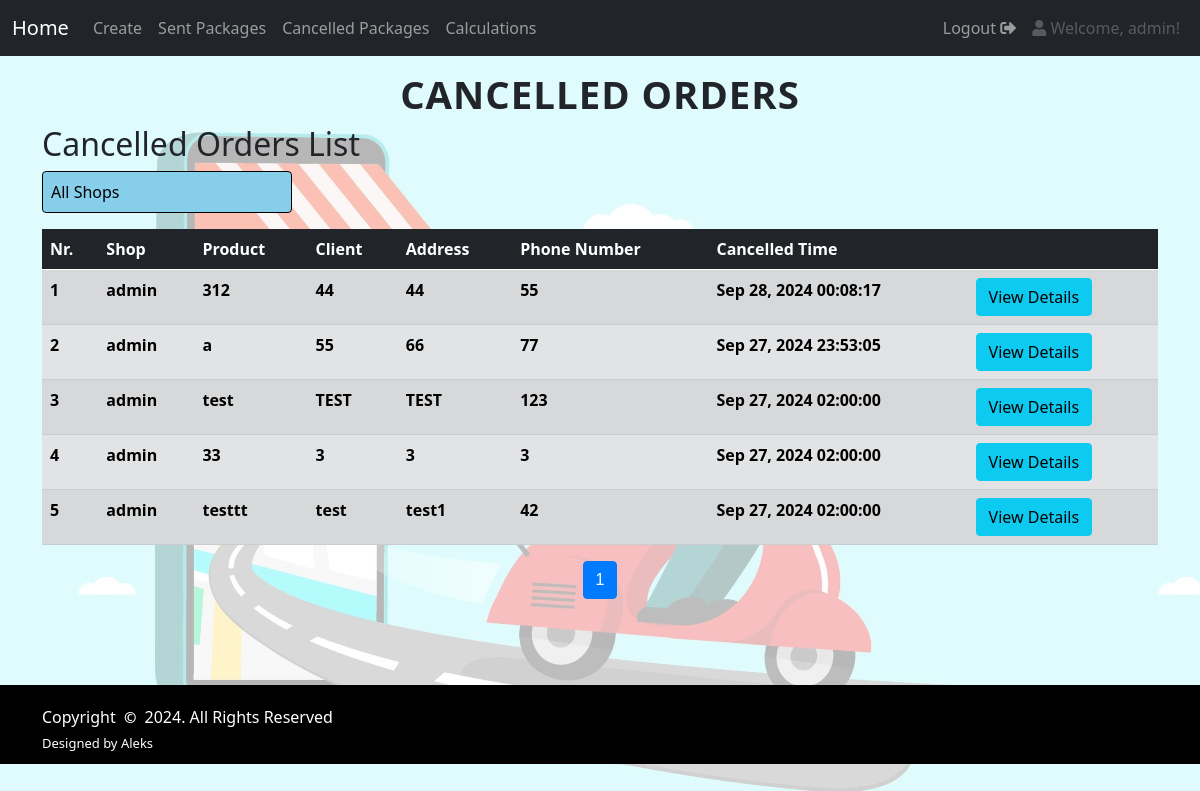
Page /core/cancelled_packages/ (signed in) on the earlier database version.
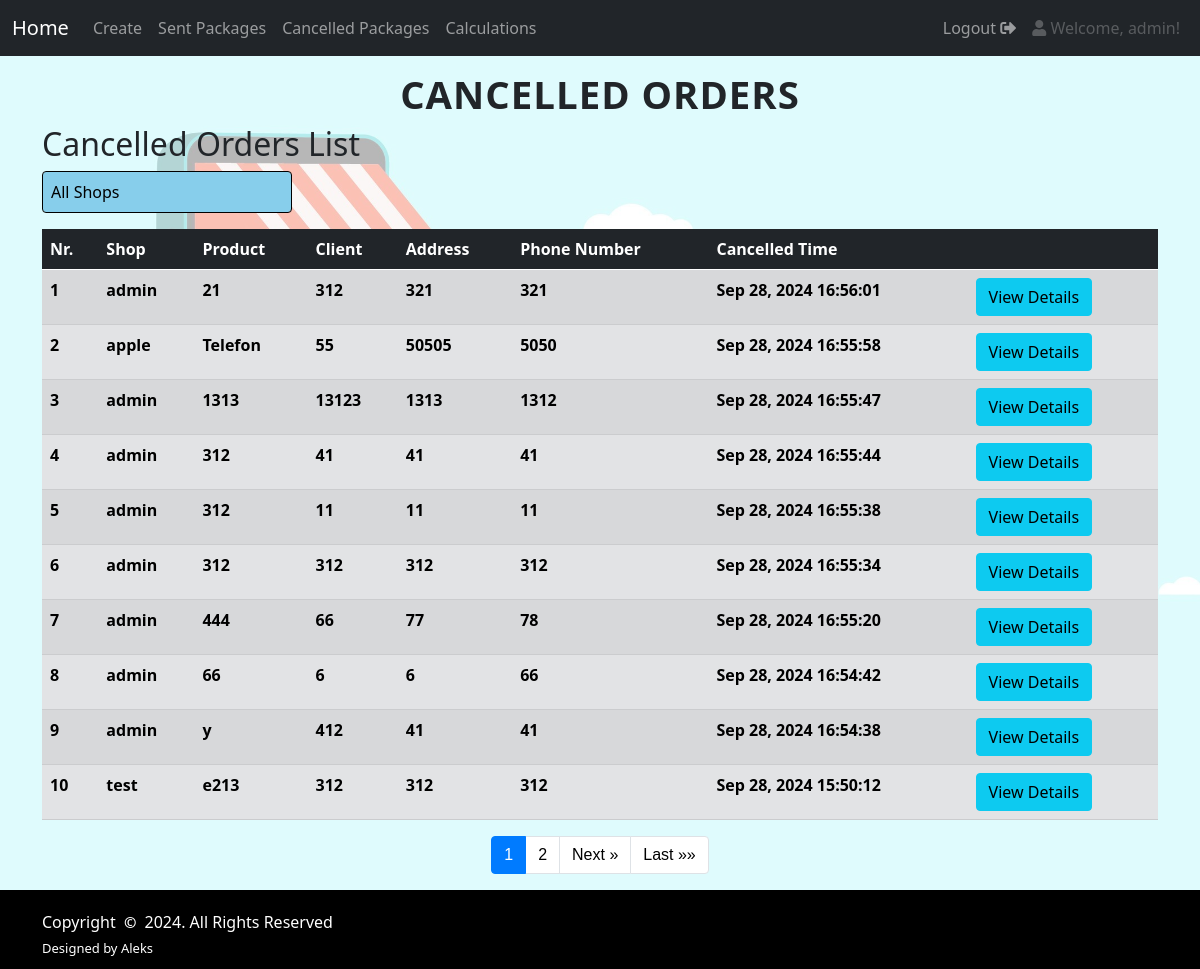
Same page on the later database version.
### core/models.py (models this page shows, shortened)
class CancelledPackages(models.Model):
    id = models.UUIDField(primary_key=True, default=uuid.uuid4, editable=False)
    shop = models.ForeignKey(User, on_delete=models.CASCADE, related_name='cancelled_packages', default=1)
    product = models.CharField(max_length=50)
    price = models.IntegerField(blank=True, null=True)
    shipment_value = models.IntegerField(blank=True, null=True)
    total = models.IntegerField(blank=True, null=True)
    client = models.CharField(max_length=50)
    address = models.CharField(max_length=100)
    phone_number = models.IntegerField()
    ordered_time = models.DateTimeField()
    date_cancelled = models.DateTimeField(default=timezone.now)
    image = models.ImageField(upload_to='uploads/', blank=True, null=True)

### core/views/cancelled_packages.py (the view)
# urls.py: path('cancelled_packages/', cancelled_packages, name="cancelled_packages"),
def cancelled_packages(request):
    template_name = 'core/cancelled_packages.html'
    shops = User.objects.all()
    if request.user.is_superuser:
        selected_shop = request.GET.get('shop')
        if selected_shop:
            cancelled_orders = CancelledPackages.objects.filter(shop_id=selected_shop).order_by("-date_cancelled")
        else:
            cancelled_orders = CancelledPackages.objects.order_by("-date_cancelled")
    else:
        cancelled_orders = CancelledPackages.objects.filter(shop=request.user).order_by("-date_cancelled")
    paginator = Paginator(cancelled_orders, 10)
    page_number = request.GET.get('page')
    page_obj = paginator.get_page(page_number)
    context = {'page_obj': page_obj, 'shops': shops}
    return render(request, template_name, context)

### core/templates/core/cancelled_packages.html (shortened to what this page needs)
<!DOCTYPE html>
<html lang="en">
{% load static %}
<head>
    <link href="https://cdn.jsdelivr.net/npm/bootstrap@5.0.2/dist/css/bootstrap.min.css"
 rel="stylesheet">
    <link href="https://cdnjs.cloudflare.com/ajax/libs/font-awesome/5.15.4/css/all.min.css" rel="stylesheet">
    <link rel="stylesheet" href="https://cdnjs.cloudflare.com/ajax/libs/font-awesome/5.15.4/css/all.min.css">
    <link href="{% static 'css/cancelled_packages.css' %}" rel="stylesheet" type="text/css"/>
</head>
<body>
{% include 'navbar.html' %}
{% block content %}
  <h1 class="text-center fancy-title">CANCELLED ORDERS</h1>
    <div class="container" id="cancelled">
    <h2>Cancelled Orders List</h2>
    {% if user.is_superuser %}
    <form method="get" class="mb-3">
        <div class="form-group">
            <select name="shop" id="shop" class="form-control" onchange="this.form.submit()">
                <option value="">All Shops</option>
            </select>
        </div>
    </form>
    {% endif %}
    <table class="table table-secondary table-striped">
        <thead class="table-dark">
        <tr>
            <th scope="col">Nr.</th>
            <th scope="col">Shop</th>
            <th scope="col">Product</th>
            <th scope="col">Client</th>
            <th scope="col">Address</th>
            <th scope="col">Phone Number</th>
            <th scope="col">Cancelled Time</th>
            <th scope="col"></th>
        </tr>
        </thead>
        <tbody>
        {% for data in page_obj %}
        <tr>
            <th scope="row">{{ forloop.counter|add:page_obj.start_index|add:"-1" }}</th>
            <th scope="row">{{ data.shop }}</th>
            <th scope="row">{{ data.product }}</th>
            <th scope="row">{{ data.client }}</th>
            <th scope="row">{{ data.address }}</th>
            <th scope="row">{{ data.phone_number }}</th>
            <th scope="row">{{ data.date_cancelled|date:"M d, Y H:i:s" }}</th>
            <th scope="row"><a class="btn btn-info" href="{% url 'info' data.id %}">View Details</a></th>
        </tr>
        {% endfor %}
        </tbody>
    </table>
    <nav aria-label="Page navigation">
        <ul class="pagination justify-content-center">
            {% for num in page_obj.paginator.page_range %}
            <li class="page-item {% if page_obj.number == num %}active{% endif %}"><a class="page-link" href="?page={{ num }}{% if request.GET.shop %}&shop={{ request.GET.shop }}{% endif %}">{{ num }}</a></li>
            {% endfor %}
            {% if page_obj.has_next %}
            <li class="page-item"><a class="page-link" href="?page={{ page_obj.next_page_number }}{% if request.GET.shop %}&shop={{ request.GET.shop }}{% endif %}">Next &raquo;</a></li>
            <li class="page-item"><a class="page-link" href="?page={{ page_obj.paginator.num_pages }}{% if request.GET.shop %}&shop={{ request.GET.shop }}{% endif %}">Last &raquo;&raquo;</a></li>
            {% endif %}
        </ul>
    </nav>
</div>
{% endblock %}
{% include 'footer.html' %}
</body>
</html>

Differences in the rows shown:
no longer on this page (row unchanged): CancelledPackages: shop "admin", product "312", client "44", address "44", phone_number "55", date_cancelled "Sep 28, 2024 00:08:17"
no longer on this page (row unchanged): CancelledPackages: shop "admin", product "a", client "55", address "66", phone_number "77", date_cancelled "Sep 27, 2024 23:53:05"
no longer on this page (row unchanged): CancelledPackages: shop "admin", product "test", client "TEST", address "TEST", phone_number "123", date_cancelled "Sep 27, 2024 02:00:00"
no longer on this page (row unchanged): CancelledPackages: shop "admin", product "33", client "3", address "3", phone_number "3", date_cancelled "Sep 27, 2024 02:00:00"
no longer on this page (row unchanged): CancelledPackages: shop "admin", product "testtt", client "test", address "test1", phone_number "42", date_cancelled "Sep 27, 2024 02:00:00"
added CancelledPackages: shop "admin", product "21", client "312", address "321", phone_number "321", date_cancelled "Sep 28, 2024 16:56:01"
added CancelledPackages: shop "apple", product "Telefon", client "55", address "50505", phone_number "5050", date_cancelled "Sep 28, 2024 16:55:58"
added CancelledPackages: shop "admin", product "1313", client "13123", address "1313", phone_number "1312", date_cancelled "Sep 28, 2024 16:55:47"
added CancelledPackages: shop "admin", product "312", client "41", address "41", phone_number "41", date_cancelled "Sep 28, 2024 16:55:44"
added CancelledPackages: shop "admin", product "312", client "11", address "11", phone_number "11", date_cancelled "Sep 28, 2024 16:55:38"
added CancelledPackages: shop "admin", product "312", client "312", address "312", phone_number "312", date_cancelled "Sep 28, 2024 16:55:34"
added CancelledPackages: shop "admin", product "444", client "66", address "77", phone_number "78", date_cancelled "Sep 28, 2024 16:55:20"
added CancelledPackages: shop "admin", product "66", client "6", address "6", phone_number "66", date_cancelled "Sep 28, 2024 16:54:42"
added CancelledPackages: shop "admin", product "y", client "412", address "41", phone_number "41", date_cancelled "Sep 28, 2024 16:54:38"
added CancelledPackages: shop "test", product "e213", client "312", address "312", phone_number "312", date_cancelled "Sep 28, 2024 15:50:12"
Other differences:
new list line: "2"
text now shown: "Next » Last »»"
